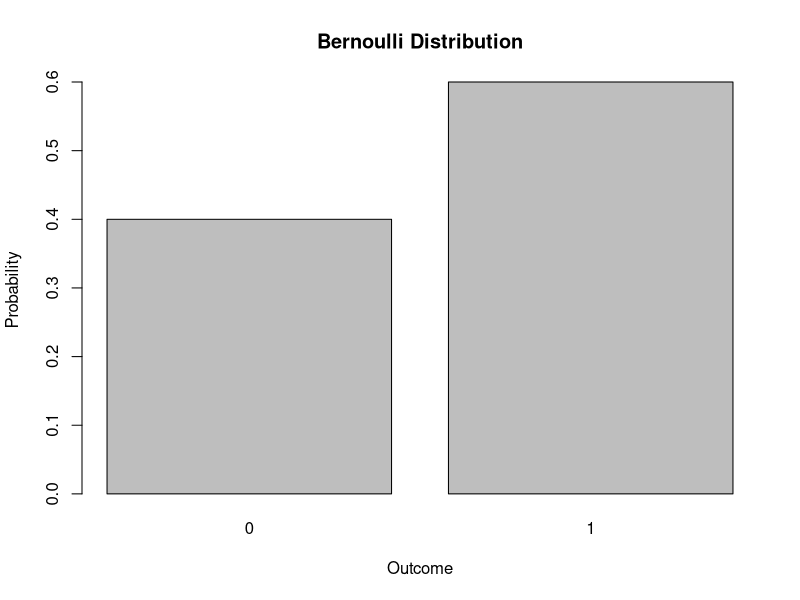
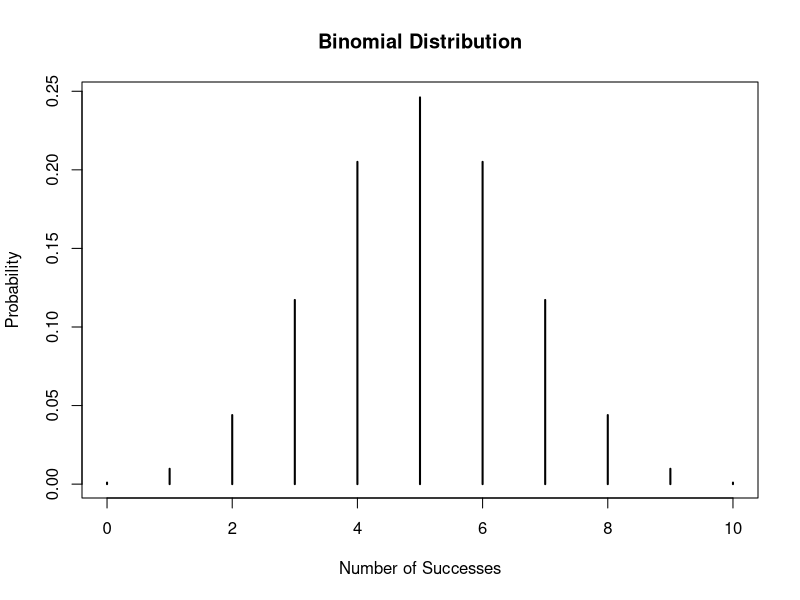
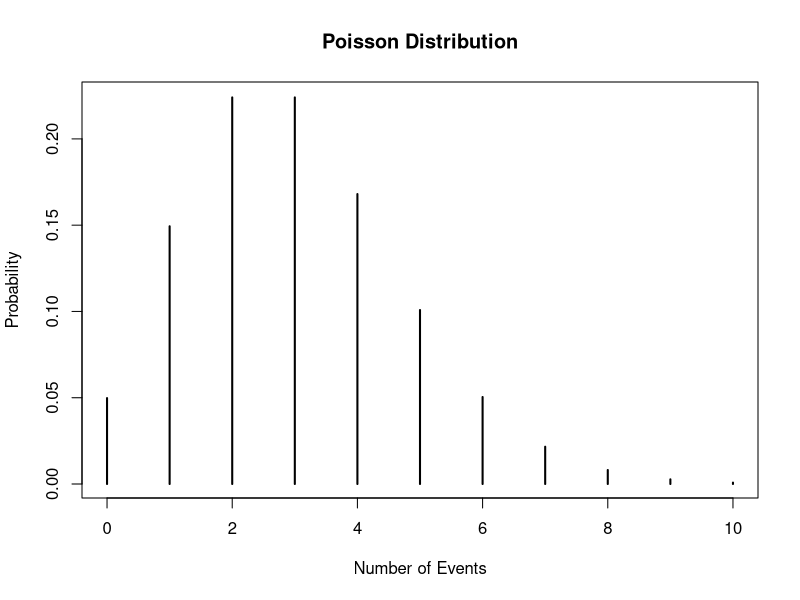
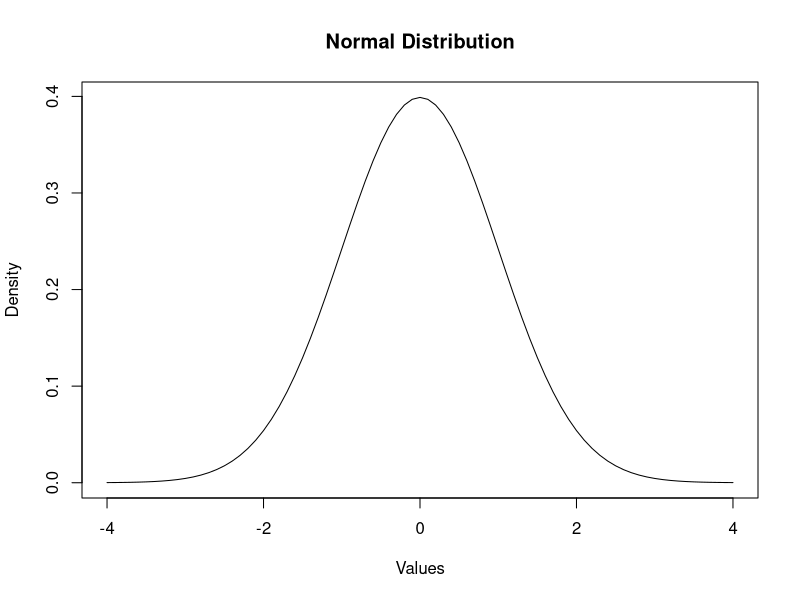

Write the R code that produced these figures, in order.
#Q5) Write properties and plot the distributions in R

#a) Bernoulli Distribution

#Properties
#• A Bernoulli distribution models an experiment with only two possible outcomes: success (1) or failure (0).
#• It has a single parameter p, where p is the probability of success.
#• Mean = p
#• Variance = p(1 − p)

#R code to plot Bernoulli distribution

# Bernoulli distribution
p <- 0.6
x <- c(0, 1)
prob <- c(1 - p, p)

barplot(prob,
        names.arg = x,
        main = "Bernoulli Distribution",
        xlab = "Outcome",
        ylab = "Probability")







#b) Binomial Distribution

  #Properties
#• Binomial distribution represents the number of successes in a fixed number of independent trials.
#• Each trial has only two outcomes: success or failure.
#• It has two parameters: n (number of trials) and p (probability of success).
#• Mean = n × p
#• Variance = n × p × (1 − p)

#R code to plot Binomial distribution
  # Binomial distribution
n <- 10
p <- 0.5
x <- 0:n
y <- dbinom(x, n, p)

plot(x, y,
     type = "h",
     lwd = 2,
     main = "Binomial Distribution",
     xlab = "Number of Successes",
     ylab = "Probability")

  




#c) Poisson Distribution


  
#Properties
#• Poisson distribution models the number of events occurring in a fixed interval of time or space.
#• It is used when events occur independently and at a constant average rate.
#• It has one parameter λ (lambda), which is the average number of occurrences.
#• Mean = λ
#• Variance = λ

#R code to plot Poisson distribution
  
  # Poisson distribution
  lambda <- 3
x <- 0:10
y <- dpois(x, lambda)

plot(x, y,
     type = "h",
     lwd = 2,
     main = "Poisson Distribution",
     xlab = "Number of Events",
     ylab = "Probability")







#d) Normal Distribution


#Properties
#• Normal distribution is a continuous probability distribution.
#• It is symmetric and bell-shaped about the mean.
#• It is defined by two parameters: mean (μ) and standard deviation (σ).
#• Mean = Median = Mode
#• Total area under the curve is equal to 1

#R code to plot Normal distribution

  
  # Normal distribution
  x <- seq(-4, 4, by = 0.1)
y <- dnorm(x, mean = 0, sd = 1)

plot(x, y,
     type = "l",
     main = "Normal Distribution",
     xlab = "Values",
     ylab = "Density")


  
  